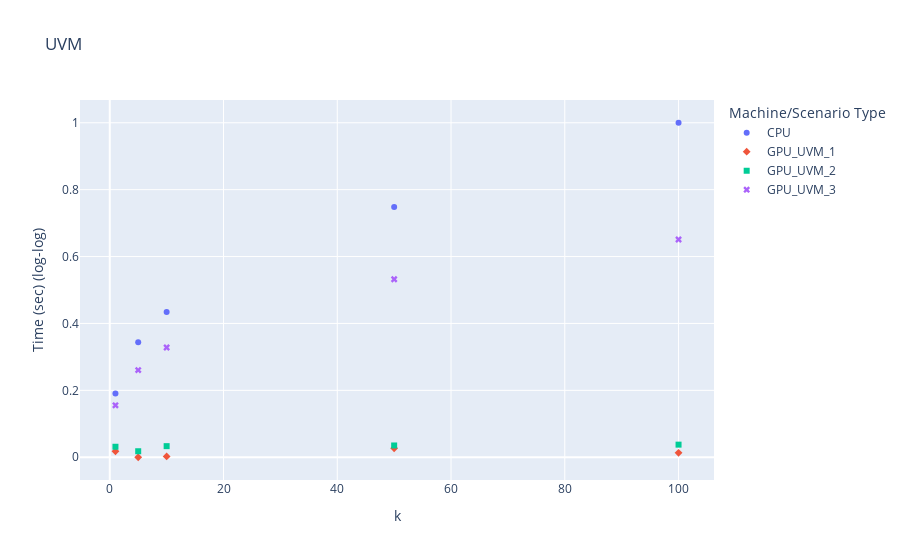

Source (notebook cell):
### Code cell
import plotly.express as px
import numpy as np

no_uvm_fig = px.scatter(df_no_uvm, x='k', y=df_no_uvm['Time (sec)'], color='Machine/Scenario Type', symbol='Machine/Scenario Type', title='NO UVM')
no_uvm_fig.update_yaxes(title='Time (sec) (log-log)')

uvm_fig = px.scatter(df_uvm, x='k', y=df_uvm['Time (sec)'], color='Machine/Scenario Type', symbol='Machine/Scenario Type', title='UVM')
uvm_fig.update_yaxes(title='Time (sec) (log-log)')

### Figure 1 — Plotly figure (JSON) as saved in the notebook; plotly's stock layout.template omitted (floating-point values rounded to 4 significant figures)
{"data": [{"hovertemplate": "Machine/Scenario Type=CPU<br>k=%{x}<br>Time (sec)=%{y}<extra></extra>", "legendgroup": "CPU", "marker": {"color": "#636efa", "symbol": "circle"}, "mode": "markers", "name": "CPU", "orientation": "v", "showlegend": true, "type": "scatter", "x": [1, 5, 10, 50, 100], "xaxis": "x", "y": [0.1908, 0.3441, 0.4344, 0.7484, 1], "yaxis": "y"}, {"hovertemplate": "Machine/Scenario Type=GPU_UVM_1<br>k=%{x}<br>Time (sec)=%{y}<extra></extra>", "legendgroup": "GPU_UVM_1", "marker": {"color": "#EF553B", "symbol": "diamond"}, "mode": "markers", "name": "GPU_UVM_1", "orientation": "v", "showlegend": true, "type": "scatter", "x": [1, 5, 10, 50, 100], "xaxis": "x", "y": [0.01777, 0, 0.002415, 0.02658, 0.01327], "yaxis": "y"}, {"hovertemplate": "Machine/Scenario Type=GPU_UVM_2<br>k=%{x}<br>Time (sec)=%{y}<extra></extra>", "legendgroup": "GPU_UVM_2", "marker": {"color": "#00cc96", "symbol": "square"}, "mode": "markers", "name": "GPU_UVM_2", "orientation": "v", "showlegend": true, "type": "scatter", "x": [1, 5, 10, 50, 100], "xaxis": "x", "y": [0.03139, 0.01796, 0.03317, 0.0352, 0.03769], "yaxis": "y"}, {"hovertemplate": "Machine/Scenario Type=GPU_UVM_3<br>k=%{x}<br>Time (sec)=%{y}<extra></extra>", "legendgroup": "GPU_UVM_3", "marker": {"color": "#ab63fa", "symbol": "x"}, "mode": "markers", "name": "GPU_UVM_3", "orientation": "v", "showlegend": true, "type": "scatter", "x": [1, 5, 10, 50, 100], "xaxis": "x", "y": [0.1553, 0.2606, 0.328, 0.5321, 0.651], "yaxis": "y"}], "layout": {"legend": {"title": {"text": "Machine/Scenario Type"}, "tracegroupgap": 0}, "title": {"text": "UVM"}, "xaxis": {"anchor": "y", "domain": [0, 1], "title": {"text": "k"}}, "yaxis": {"anchor": "x", "domain": [0, 1], "title": {"text": "Time (sec) (log-log)"}}}}
